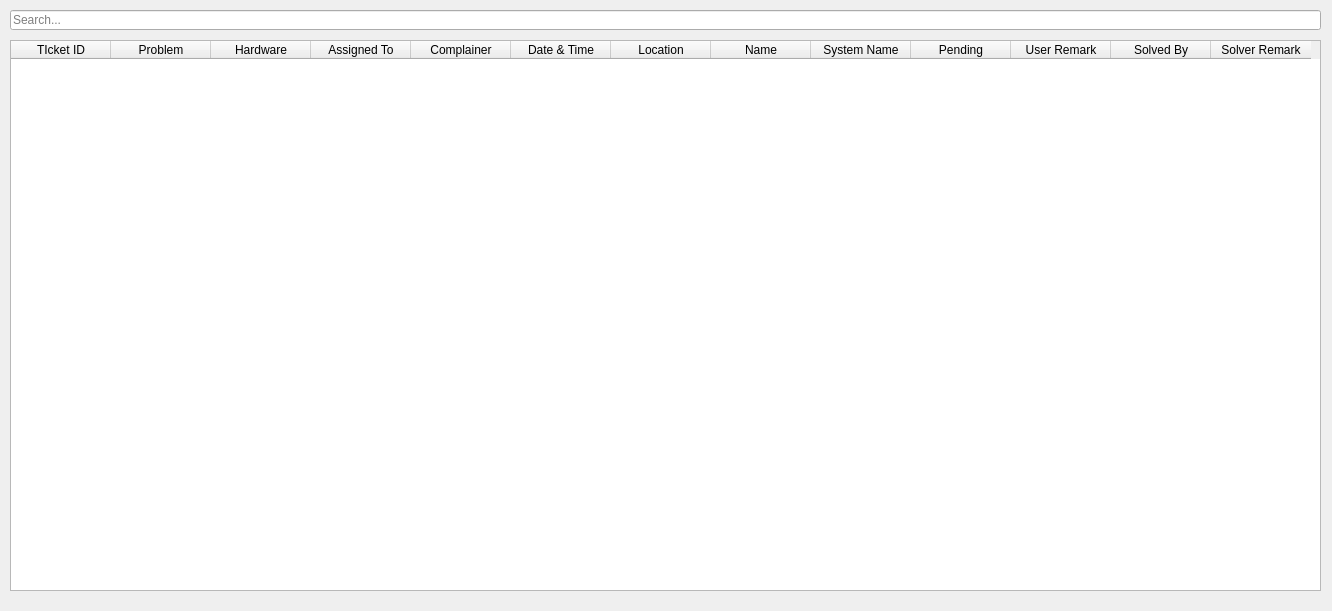
<?xml version="1.0" encoding="UTF-8"?>
<ui version="4.0">
 <class>Dialog</class>
 <widget class="QDialog" name="Dialog">
  <property name="windowModality">
   <enum>Qt::ApplicationModal</enum>
  </property>
  <property name="geometry">
   <rect>
    <x>0</x>
    <y>0</y>
    <width>1332</width>
    <height>611</height>
   </rect>
  </property>
  <property name="windowTitle">
   <string>Dialog</string>
  </property>
  <widget class="QLineEdit" name="search">
   <property name="geometry">
    <rect>
     <x>10</x>
     <y>10</y>
     <width>1311</width>
     <height>20</height>
    </rect>
   </property>
   <property name="placeholderText">
    <string>Search...</string>
   </property>
  </widget>
  <widget class="QTableWidget" name="log_table">
   <property name="geometry">
    <rect>
     <x>10</x>
     <y>40</y>
     <width>1311</width>
     <height>551</height>
    </rect>
   </property>
   <column>
    <property name="text">
     <string>TIcket ID</string>
    </property>
   </column>
   <column>
    <property name="text">
     <string>Problem</string>
    </property>
   </column>
   <column>
    <property name="text">
     <string>Hardware</string>
    </property>
   </column>
   <column>
    <property name="text">
     <string>Assigned To</string>
    </property>
   </column>
   <column>
    <property name="text">
     <string>Complainer</string>
    </property>
   </column>
   <column>
    <property name="text">
     <string>Date &amp; Time</string>
    </property>
   </column>
   <column>
    <property name="text">
     <string>Location</string>
    </property>
   </column>
   <column>
    <property name="text">
     <string>Name</string>
    </property>
   </column>
   <column>
    <property name="text">
     <string>System Name</string>
    </property>
   </column>
   <column>
    <property name="text">
     <string>Pending</string>
    </property>
   </column>
   <column>
    <property name="text">
     <string>User Remark</string>
    </property>
   </column>
   <column>
    <property name="text">
     <string>Solved By</string>
    </property>
   </column>
   <column>
    <property name="text">
     <string>Solver Remark</string>
    </property>
   </column>
  </widget>
 </widget>
 <resources/>
 <connections/>
</ui>
